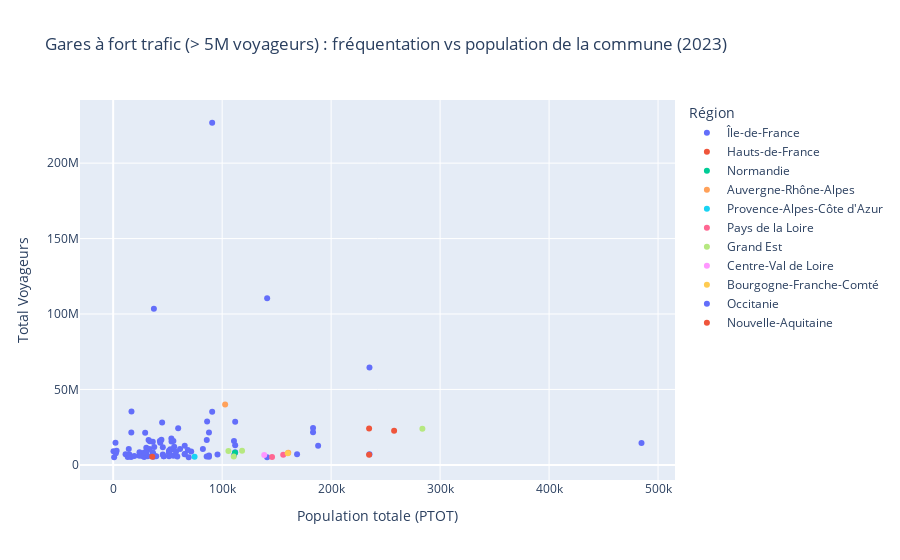

The cell this chart's notebook holds for it:
### Code cell
fig = px.scatter(
    gares_communes.query('Année == "2023" and `Total Voyageurs` > 5_000_000'),
    x="PTOT",
    y="Total Voyageurs",
    hover_name="libelle",
    color="nom_region",
    labels={
        "PTOT": "Population totale (PTOT)",
        "Total Voyageurs": "Total Voyageurs",
        "nom_region": "Région"
    },
    title="Gares à fort trafic (> 5M voyageurs) : fréquentation vs population de la commune (2023)"
)
fig.show()

### Figure 1 — Plotly figure (JSON) as saved in the notebook; plotly's stock layout.template omitted (floating-point values rounded to 4 significant figures)
{"data": [{"hovertemplate": "<b>%{hovertext}</b><br><br>Région=Île-de-France<br>Population totale (PTOT)=%{x}<br>Total Voyageurs=%{y}<extra></extra>", "hovertext": ["La Défense", "Issy-Val-de-Seine", "Villeneuve-St-Georges", "Lieusaint-Moissy", "Bois-Colombes", "Savigny-sur-Orge", "Asnières-sur-Seine", "Juvisy", "Livry-Gargan", "Pont-Cardinet", "Paris-Montparnasse", "Versailles-Chantiers", "Argenteuil", "Clichy-Levallois", "Choisy-le-Roi", "Pontoise", "Garges-Sarcelles", "St-Quentin-en-Yvelines", "Rosny-Bois-Perrier", "Nanterre-Université", "Paris-St-Lazare", "Conflans-Fin-d'Oise", "Franconville-Plessis-Bouchard", "Drancy", "Versailles-Rive-Gauche", "Melun", "Houilles-Carrières-sur-Seine", "Chelles-Gournay", "St-Cloud", "Ermont-Eaubonne", "Champ-de-Mars-Tour-Eiffel", "Rosny-sous-Bois", "Mantes-la-Jolie", "St-Michel-Notre-Dame", "Vigneux-sur-Seine", "Évry-Courcouronnes", "Grigny-Centre", "Noisy-le-Sec", "Viroflay-Rive-Gauche", "Maisons-Laffitte", "Stade-de-France-St-Denis", "Meaux", "Invalides", "Versailles-Rive-Droite", "Pierrefitte-Stains", "Colombes", "Roissy-Aéroport-Charles-de-Gaulle 1", "Corbeil-Essonnes", "Brétigny", "Gagny", "Paris-Gare-de-Lyon", "Sevran-Livry", "Cergy-Préfecture", "Paris-Austerlitz", "Le Bourget", "Paris-Nord", "Val-de-Fontenay", "Rambouillet", "St-Cyr", "Sartrouville", "Épinay-sur-Seine", "Bondy", "Maisons-Alfort-Alfortville", "Villiers-le-Bel-Gonesse-Arnouville", "Bécon-les-Bruyères", "Magenta", "Paris-Bercy", "Rosa Parks", "Sarcelles-St-Brice", "Vert-Galant", "Bibliothèque-François-Mitterrand", "Cergy-le-Haut", "Sevran-Beaudottes", "Val-d'Argenteuil", "Cergy-St-Christophe", "Épinay-Villetaneuse", "La Plaine-Stade-de-France", "Poissy", "Massy-Palaiseau", "Pantin", "Villiers-sur-Marne-Le Plessis-Trévise", "Aulnay-sous-Bois", "Enghien-les-Bains", "Le Raincy-Villemomble-Montfermeil", "Aéroport-Charles-de-Gaulle 2-TGV", "St-Denis", "Créteil-Pompadour", "La Courneuve-Aubervilliers"], "legendgroup": "Île-de-France", "marker": {"color": "#636efa", "symbol": "circle"}, "mode": "markers", "name": "Île-de-France", "orientation": "v", "showlegend": true, "type": "scatter", "x": [44905, 69277, 33636, 13366, 28476, 36817, 85875, 16795, 24060, 168737, 235178, 87900, 110839, 61379, 45552, 2456, 42853, 33396, 46395, 95739, 37368, 36285, 36972, 71605, 87900, 2111, 32480, 55195, 30582, 29348, 235178, 46395, 293, 59631, 31752, 68493, 28862, 44274, 16436, 24167, 111948, 3157, 52193, 87900, 30387, 85775, 36345, 51572, 26841, 39535, 141287, 51201, 65647, 183399, 16643, 90836, 53418, 891, 19407, 52433, 55237, 53540, 55988, 14313, 82327, 90836, 141287, 188066, 58849, 36934, 183399, 65647, 51201, 110839, 65647, 55237, 111948, 37683, 51142, 57668, 28567, 86180, 11369, 14876, 36345, 111948, 45552, 43203], "xaxis": "x", "y": [28148302, 5112442, 15726701, 5153501, 5150893, 7223917, 16438479, 35396457, 6074590, 7123181, 64471254, 21427872, 15911703, 10515535, 11637929, 7693222, 15763808, 10585018, 5690526, 6863809, 103453620, 6697282, 5458186, 8948970, 6166920, 14727713, 16550470, 10304177, 8306468, 21292129, 6985616, 5704642, 8983680, 24223770, 5676833, 9895865, 6550029, 16649415, 5243758, 8319877, 8346758, 9412908, 9761032, 5410543, 11310252, 5581499, 8209781, 8651118, 5849583, 5645140, 110498896, 5781900, 12719391, 21657509, 21492495, 226768485, 17503165, 5059405, 5923522, 10355462, 6116202, 15540271, 11974756, 10546906, 10588016, 35160793, 5073990, 12754682, 5568376, 6759310, 24461616, 7148098, 9294559, 6361192, 7092079, 15812883, 13008410, 11878444, 7877252, 8731368, 8193562, 28732540, 6996926, 6921819, 15394518, 28530643, 6823684, 14599726], "yaxis": "y"}, {"hovertemplate": "<b>%{hovertext}</b><br><br>Région=Hauts-de-France<br>Population totale (PTOT)=%{x}<br>Total Voyageurs=%{y}<extra></extra>", "hovertext": ["Creil", "Lille-Europe", "Lille-Flandres"], "legendgroup": "Hauts-de-France", "marker": {"color": "#EF553B", "symbol": "circle"}, "mode": "markers", "name": "Hauts-de-France", "orientation": "v", "showlegend": true, "type": "scatter", "x": [35884, 234842, 234842], "xaxis": "x", "y": [5392059, 6721133, 24118203], "yaxis": "y"}, {"hovertemplate": "<b>%{hovertext}</b><br><br>Région=Normandie<br>Population totale (PTOT)=%{x}<br>Total Voyageurs=%{y}<extra></extra>", "hovertext": ["Rouen-Rive-Droite"], "legendgroup": "Normandie", "marker": {"color": "#00cc96", "symbol": "circle"}, "mode": "markers", "name": "Normandie", "orientation": "v", "showlegend": true, "type": "scatter", "x": [111760], "xaxis": "x", "y": [8094665], "yaxis": "y"}, {"hovertemplate": "<b>%{hovertext}</b><br><br>Région=Auvergne-Rhône-Alpes<br>Population totale (PTOT)=%{x}<br>Total Voyageurs=%{y}<extra></extra>", "hovertext": ["Lyon-Part-Dieu", "Grenoble"], "legendgroup": "Auvergne-Rhône-Alpes", "marker": {"color": "#FFA15A", "symbol": "circle"}, "mode": "markers", "name": "Auvergne-Rhône-Alpes", "orientation": "v", "showlegend": true, "type": "scatter", "x": [102752, 160625], "xaxis": "x", "y": [40088689, 8121338], "yaxis": "y"}, {"hovertemplate": "<b>%{hovertext}</b><br><br>Région=Provence-Alpes-Côte d'Azur<br>Population totale (PTOT)=%{x}<br>Total Voyageurs=%{y}<extra></extra>", "hovertext": ["Cannes"], "legendgroup": "Provence-Alpes-Côte d'Azur", "marker": {"color": "#19d3f3", "symbol": "circle"}, "mode": "markers", "name": "Provence-Alpes-Côte d'Azur", "orientation": "v", "showlegend": true, "type": "scatter", "x": [74686], "xaxis": "x", "y": [5392921], "yaxis": "y"}, {"hovertemplate": "<b>%{hovertext}</b><br><br>Région=Pays de la Loire<br>Population totale (PTOT)=%{x}<br>Total Voyageurs=%{y}<extra></extra>", "hovertext": ["Le Mans", "Angers-St-Laud"], "legendgroup": "Pays de la Loire", "marker": {"color": "#FF6692", "symbol": "circle"}, "mode": "markers", "name": "Pays de la Loire", "orientation": "v", "showlegend": true, "type": "scatter", "x": [145776, 156037], "xaxis": "x", "y": [5302246, 6781537], "yaxis": "y"}, {"hovertemplate": "<b>%{hovertext}</b><br><br>Région=Grand Est<br>Population totale (PTOT)=%{x}<br>Total Voyageurs=%{y}<extra></extra>", "hovertext": ["Strasbourg-Ville", "Mulhouse-Ville", "Metz-Ville", "Nancy-Ville"], "legendgroup": "Grand Est", "marker": {"color": "#B6E880", "symbol": "circle"}, "mode": "markers", "name": "Grand Est", "orientation": "v", "showlegend": true, "type": "scatter", "x": [283745, 110612, 118253, 105743], "xaxis": "x", "y": [23907864, 5637668, 9407728, 9228582], "yaxis": "y"}, {"hovertemplate": "<b>%{hovertext}</b><br><br>Région=Centre-Val de Loire<br>Population totale (PTOT)=%{x}<br>Total Voyageurs=%{y}<extra></extra>", "hovertext": ["Tours"], "legendgroup": "Centre-Val de Loire", "marker": {"color": "#FF97FF", "symbol": "circle"}, "mode": "markers", "name": "Centre-Val de Loire", "orientation": "v", "showlegend": true, "type": "scatter", "x": [138616], "xaxis": "x", "y": [6506313], "yaxis": "y"}, {"hovertemplate": "<b>%{hovertext}</b><br><br>Région=Bourgogne-Franche-Comté<br>Population totale (PTOT)=%{x}<br>Total Voyageurs=%{y}<extra></extra>", "hovertext": ["Dijon-Ville"], "legendgroup": "Bourgogne-Franche-Comté", "marker": {"color": "#FECB52", "symbol": "circle"}, "mode": "markers", "name": "Bourgogne-Franche-Comté", "orientation": "v", "showlegend": true, "type": "scatter", "x": [160204], "xaxis": "x", "y": [7653382], "yaxis": "y"}, {"hovertemplate": "<b>%{hovertext}</b><br><br>Région=Occitanie<br>Population totale (PTOT)=%{x}<br>Total Voyageurs=%{y}<extra></extra>", "hovertext": ["Toulouse-Matabiau"], "legendgroup": "Occitanie", "marker": {"color": "#636efa", "symbol": "circle"}, "mode": "markers", "name": "Occitanie", "orientation": "v", "showlegend": true, "type": "scatter", "x": [484809], "xaxis": "x", "y": [14526190], "yaxis": "y"}, {"hovertemplate": "<b>%{hovertext}</b><br><br>Région=Nouvelle-Aquitaine<br>Population totale (PTOT)=%{x}<br>Total Voyageurs=%{y}<extra></extra>", "hovertext": ["Bordeaux-St-Jean"], "legendgroup": "Nouvelle-Aquitaine", "marker": {"color": "#EF553B", "symbol": "circle"}, "mode": "markers", "name": "Nouvelle-Aquitaine", "orientation": "v", "showlegend": true, "type": "scatter", "x": [257804], "xaxis": "x", "y": [22612374], "yaxis": "y"}], "layout": {"legend": {"title": {"text": "Région"}, "tracegroupgap": 0}, "title": {"text": "Gares à fort trafic (> 5M voyageurs) : fréquentation vs population de la commune (2023)"}, "xaxis": {"anchor": "y", "domain": [0, 1], "title": {"text": "Population totale (PTOT)"}}, "yaxis": {"anchor": "x", "domain": [0, 1], "title": {"text": "Total Voyageurs"}}}}
